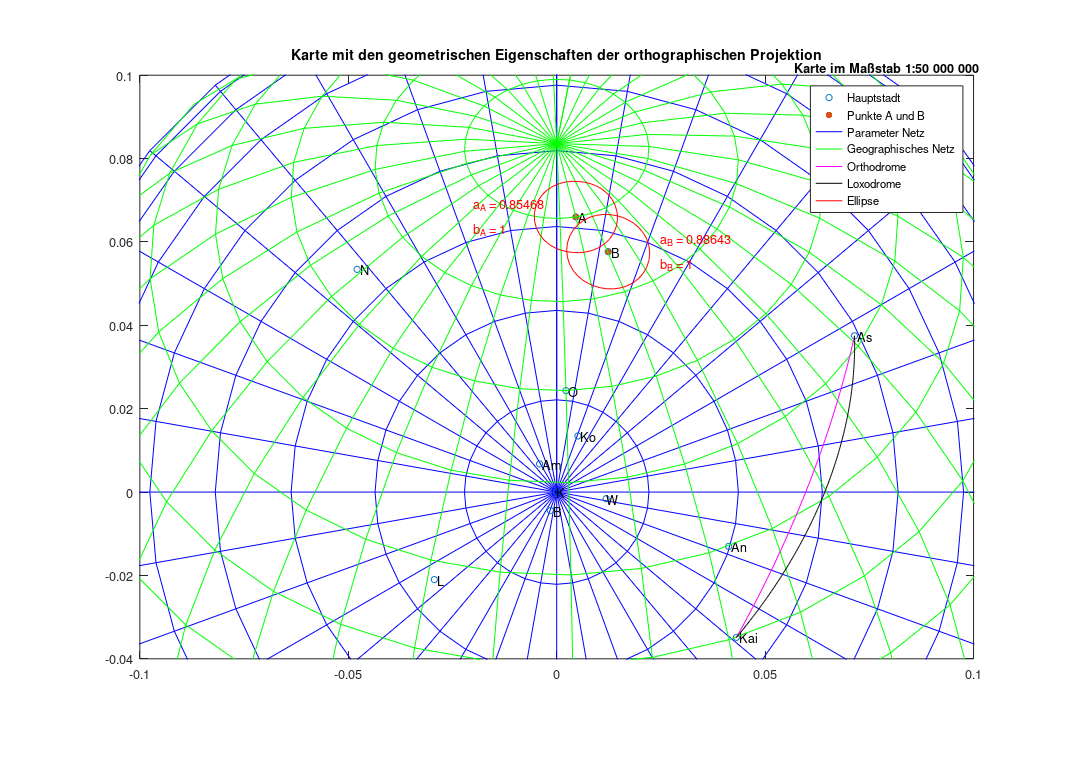

Write the MATLAB code that produced this figure.
%% Übungsblatt Kartenprojektionslehre
% Aufgabe Team 1 
% Wintersemester 2023/2024
% Jasmin Jaehrling und Lorriann Sparmann
% Letzte Bearbeitung: 07.02.2024

close all;
clear all;
clc;

%% Aufgabe:
% Das Ziel der Übungsaufgabe besteht darin, unter Einhaltung der
% geometrischen Eigenschaften von Aufgabe 9a) (Orthographische Projektion),
% eine Karte zu erstellen. Hierbei entspricht der Berührungspunkt der 
% Original- und der Bildflaeche dem Hauptpunkt.


%% gegebene Werte
R = 6371000 ;           %Erdradius in m
K = [49 8];             % Hauptpunkt K; Mitte des Kartenblattes
M = 50000000;           % Maßstab 1:50000000
A = [80 20];            % Punkt A
B = [75 30];            % Punkt B

%% 10 ausgewählte Hauptstädte
% Wien, Kopenhagen, Amsterdam, Bern, Lissabon, Nuuk, Kairo, Oslo,
% Ankara, Astana
Staedte = { 'K'; 'W';' Ko';' Am';' B';' L';' N';' Kai';' O';' An';' As';' A';' B'};
num = length(Staedte);
% Koordinaten der Staedte
wien = [48 16];
kopenhagen = [55 12];
amsterdam = [52 5];
bern = [47 7];
lissabon = [38 -9];
nuuk = [64 -51];
kairo = [30 31];
oslo = [60 10];
ankara = [40 33];
astana = [51 71];
figure
%% Parameternetz in blau einzeichnen:

% Parameternetz plotten
d_param=0:10*(pi/180):pi/2;
laenge_d = length(d_param);
a_param=0:10*(pi/180):2*pi;
laenge_a = length(a_param);

for i=1:laenge_d
    x=zeros(laenge_a,1);
    y=zeros(laenge_a,1);
    for j=1:laenge_a

        r_param(j) = R * sin(d_param(i));
        x_param(j) = r_param(j) * cos(a_param(j)) / M;
        y_param(j) = r_param(j) * sin(a_param(j)) / M;
    end
    k0 = plot(y_param,x_param,'Color','b');
    hold on
end

for i=1:laenge_a
    x=zeros(laenge_d,1);
    y=zeros(laenge_d,1);
    for j=1:laenge_d
        r_param2(j) = R * sin(d_param(j));
        x_param2(j) = r_param2(j) * cos(a_param(i)) / M;
        y_param2(j) = r_param2(j) * sin(a_param(i)) / M;
    end
    p1=plot(y_param2,x_param2,'Color','b');
    hold on
end

%% Staedte plotten

% Koordianten 
koords_rad = pi/180*[K; wien; kopenhagen; amsterdam; bern; lissabon; nuuk; kairo; oslo; ankara; astana; A; B];

phi = koords_rad(:,1);     % geographische Breite
lambda = koords_rad(:,2);  % geographische Länge

% Abbildung
for k = 1:1:num

    delta(k) = acos(sin(phi(1)) * sin(phi(k)) + cos(phi(1)) * cos(phi(k)) * cos(lambda(k) - lambda(1)));
    alpha(k) = atan2(cos(phi(k)) .* sin(lambda(k) - lambda(1)), cos(phi(1)) * sin(phi(k)) - sin(phi(1)) * cos(phi(k)) .* cos(lambda(k) - lambda(1)));

    r(k) = R * sin(delta(k));
    x(k) = r(k) * cos(alpha(k)) / M;
    y(k) = r(k) * sin(alpha(k)) / M;
end
pnkt_ab_x = [x(12) x(13)];
pnkt_ab_y = [y(12) y(13)];

% Plot erstellen

k1 = scatter(y, x,25, 'black');
hold on
k2 = scatter (pnkt_ab_y, pnkt_ab_x,25,'filled', 'black');
hold on
text(y,x, Staedte);
hold on

%% Geographisches Netz in gruen einzeichnen

%Breitenkreise
for phi_punkt = -90:10:90 %Breite variieren

    phi_punkt_rad = phi_punkt * (pi/180);

    x_meridiane = [];
    y_breitenkreise = [];

    for lambda_punkt = -180:10:180 %Laenge variieren

        lambda_punkt_rad = lambda_punkt * (pi/180);

        %Berechnung der Schnittpunkte zwischen den dargestellten Breiten-
        %und Laengenkreisen mit Bezug zum Hauptpunkt

        cos_delta = sin(phi(1)) * sin(phi_punkt_rad) + cos(phi(1)) * cos(phi_punkt_rad) * cos(lambda_punkt_rad - lambda(1));
        delt = acos(cos_delta);
        alph = atan2(cos(phi_punkt_rad) .* sin(lambda_punkt_rad - lambda(1)), cos(phi(1)) * sin(phi_punkt_rad) - sin(phi(1)) * cos(phi_punkt_rad) .* cos(lambda_punkt_rad - lambda(1)));
       
        r_netz = R * sin(delt);
        x_netz = r_netz * cos(alph) / M;
        y_netz = r_netz * sin(alph) / M;

        %Nur Punkte auf sichtbarem Teil der Erde darstellen
        if cos_delta > 0
            x_meridiane = [x_meridiane, x_netz];
            y_breitenkreise = [y_breitenkreise, y_netz];
        end
    end

    k3 = plot(y_breitenkreise, x_meridiane, 'g');
end

%Meridiane
for lambda_p = -180:10:180 %Breite variieren

    lambda_p_rad = lambda_p * (pi/180);

    x_meridiane = [];
    y_breitenkreise = [];

    for phi_p = -90:10:90 %Laenge variieren

        phi_p_rad = phi_p * (pi/180);

        %Berechnung der Schnittpunkte zwischen den dargestellten Breiten-
        %und Laengenkreisen mit Bezug zum Hauptpunkt

        cos_delta = sin(phi(1)) * sin(phi_p_rad) + cos(phi(1)) * cos(phi_p_rad) * cos(lambda_p_rad - lambda(1));
        delt = acos(cos_delta);
        alph = atan2(cos(phi_p_rad) .* sin(lambda_p_rad - lambda(1)), cos(phi(1)) * sin(phi_p_rad) - sin(phi(1)) * cos(phi_p_rad) .* cos(lambda_p_rad - lambda(1)));

        r_netz = R * sin(delt);
        x_netz = r_netz * cos(alph) / M;
        y_netz = r_netz * sin(alph) / M;

        %Nur Punkte auf sichtbarem Teil der Erde darstellen
        if cos_delta > 0
            x_meridiane = [x_meridiane, x_netz];
            y_breitenkreise = [y_breitenkreise, y_netz];
        end
    end

   plot(y_breitenkreise, x_meridiane, 'g');
end

%% Orthodrome einzeichnen (zwischen Kairo und Astana):

%Koordinaten von Kairo
phi_1 = phi(8);
lambda_1 = lambda(8);
%Koordinaten von Astana
phi_2 = phi(11);
lambda_2 = lambda(11);

lambda_schritte = lambda_1:pi/180:lambda_2; %1-Grad-Schritte zwischen Kairo und Astana
phi_ortho = atan((tan(phi_1) * sin(lambda_2 - lambda_schritte) + tan(phi_2) * sin(lambda_schritte - lambda_1)) / sin(lambda_2 - lambda_1));

for m = 1:1:41

    delta_ortho(m) = acos(sin(phi(1)) * sin(phi_ortho(m)) + cos(phi(1)) * cos(phi_ortho(m)) * cos(lambda_schritte(m) - lambda(1)));
    alpha_ortho(m) = atan2(cos(phi_ortho(m)) .* sin(lambda_schritte(m) - lambda(1)), cos(phi(1)) * sin(phi_ortho(m)) - sin(phi(1)) * cos(phi_ortho(m)) .* cos(lambda_schritte(m) - lambda(1)));
    
    r_ortho(m) = R * sin(delta_ortho(m));
    x_ortho(m) = r_ortho(m) * cos(alpha_ortho(m)) / M;
    y_ortho(m) = r_ortho(m) * sin(alpha_ortho(m)) / M;
end

k4 = plot(y_ortho, x_ortho, 'm');
hold on

%% Loxodrome einzeichnen (zwischen Kairo und Astana):

phi_loxo = (phi_1 : abs(phi_2-phi_1)/200 : phi_2);
tan_beta = (lambda_2-lambda_1)/(log(tan(pi/4+phi_2/2))- log(tan(pi/4+phi_1/2)));
lambda_loxo = tan_beta * log(tan(pi/4+phi_loxo/2)) - tan_beta * log(tan(pi/4+phi_1/2)) + lambda_1;

delta_loxo = acos(sin(phi(1)) .* sin(phi_loxo) + cos(phi(1)) .* cos(phi_loxo) .* cos(lambda_loxo - lambda(1)));
alpha_loxo = atan2(cos(phi_loxo) .* sin(lambda_loxo - lambda(1)), cos(phi(1)) .* sin(phi_loxo) - sin(phi(1)) .* cos(phi_loxo) .* cos(lambda_loxo - lambda(1)));

r_loxo = R .* sin(delta_loxo);
x_loxo = r_loxo .* cos(alpha_loxo) / M;
y_loxo = r_loxo .* sin(alpha_loxo) / M;

k5 = plot(y_loxo, x_loxo, 'k');
hold on

%% Tissotsche Indikatrix für A und B

beta=0:10*(pi/180):2*pi;
lange_b = length(beta);
% 1. Hauptverzerrung
a_A = cos(delta(12));
a_B = cos(delta(13));
% 2. Hauptverzerrung
b_AB = 1;

theta = 0 : 0.001 : 2*pi;

x_A = x(12);
y_A = y(12);
x_B = x(13);
y_B = y(13);

x_A_HVZ = a_A /100 .* cos(theta) + x_A;
y_A_HVZ = b_AB /100 .* sin(theta) + y_B;
x_B_HVZ = a_B /100 .* cos(theta) + x_B;
y_B_HVZ = b_AB /100 .* sin(theta) + y_B;

% Drehung der Ellipsenkoordinaten
% Berechnung des Drehwinkels
drehen_A = atan(y_A ./ x_A);
drehen_B = atan(y_B ./ x_B);

% Drehmatrizen
R_A = [cos(drehen_A) -sin(drehen_A); sin(drehen_A) cos(drehen_A)];
R_B = [cos(drehen_B) -sin(drehen_B); sin(drehen_B) cos(drehen_B)];

% Abstand radial zu A 
r_A = sqrt(a_A^2 * cos(beta).^2 + b_AB^2 * sin(beta).^2);
e_A = zeros(lange_b,2);

% polares anhängen an A
for i = 1:lange_b
ellipse = [x_A ;y_A] + R_A * 0.01 * [r_A(i) * cos(beta(i)); r_A(i) * sin(beta(i))];
e_A(i,1) = ellipse(1);
e_A(i,2) = ellipse(2);
end
k6 = plot(e_A(:,2),e_A(:,1),'r');
text(-0.02,x_A+0.003,['a_A = ', num2str(a_A)],'Color','r')
text(-0.02,x_A-0.003,['b_A = ', num2str(b_AB)],'Color','r')


% Abstand radial zu B 
r_B = sqrt(a_B^2 * cos(beta).^2 + b_AB^2 * sin(beta).^2);
e_B = zeros(lange_b,2);

% polares anhängen an B
for i = 1:lange_b
ellips = [x_B ;y_B] + R_B * 0.01 * [r_B(i) * cos(beta(i)); r_B(i) * sin(beta(i))];
e_B(i,1) = ellips(1);
e_B(i,2) = ellips(2);
end
plot(e_B(:,2),e_B(:,1),'r');
text(0.025,x_B+0.003,['a_B = ', num2str(a_B)],'Color','r')
text(0.025,x_B-0.003,['b_B = ', num2str(b_AB)],'Color','r')

%% Layoutdesign

axis equal
xlim([-0.1 0.1])
ylim([-0.04 0.1])
title('Karte mit den geometrischen Eigenschaften der orthographischen Projektion')
leg=legend([k1 k2 k0 k3 k4 k5 k6],{'Hauptstadt','Punkte A und B','Parameter Netz', 'Geographisches Netz','Orthodrome','Loxodrome','Ellipse'}, 'Location','northeast');
title(leg,'Karte im Maßstab 1:50 000 000')
set(gcf, 'PaperUnits', 'centimeters');
set(gcf,'PaperOrientation','landscape')

set(gcf, 'PaperSize', [29.7, 21]);
set(gcf, 'PaperPosition', [0, 0, 29.7, 21]);

%% Bild speichern
saveas(gcf,'Karte_Team_1_Jaehrling_Sparmann.pdf');


